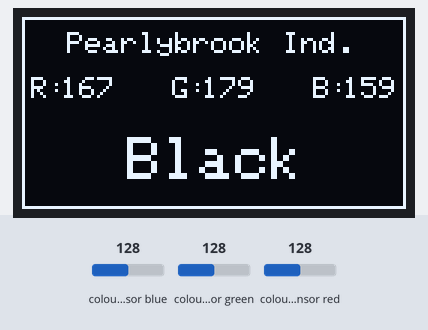
The program below on a simulated ESP32. On the bench: 128×64 one-colour display. Wiring (inferred from the names in the program): TCS3200 colour sensor: output GPIO 32; S2 GPIO 15; S3 GPIO 33. The test bench sets the inputs (shaded band); at power-on: colour sensor blue 128, colour sensor green 128, colour sensor red 128. What the program prints to the serial monitor is not drawn.

Above: at 5.8 s.
5.9 s: colour sensor blue set to 191
At 6.5 s:
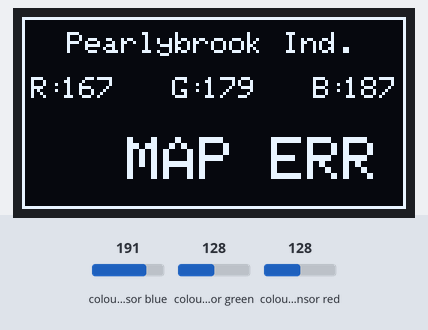
7.5 s: colour sensor green set to 5
At 8.9 s:
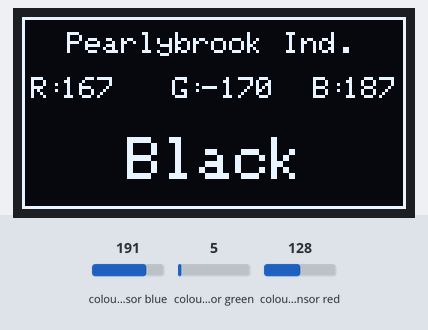
9.2 s: colour sensor green set to 128
At 9.3 s:
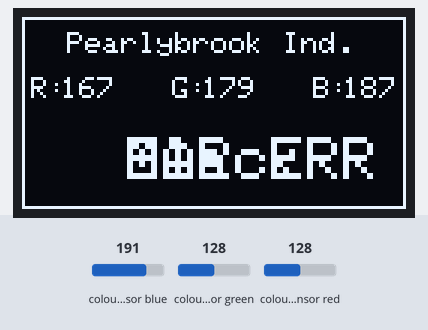
10.8 s: colour sensor red set to 5
At 12.0 s:
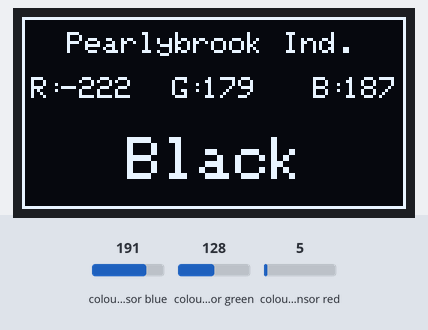
12.3 s: colour sensor red set to 191
At 13.5 s:
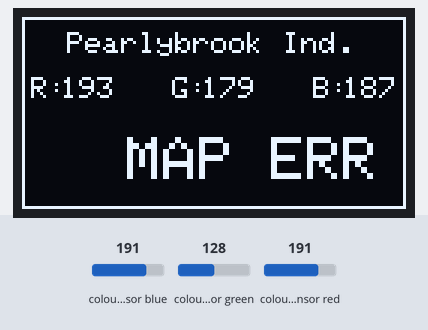
13.8 s: colour sensor blue set to 5
At 13.96 s:
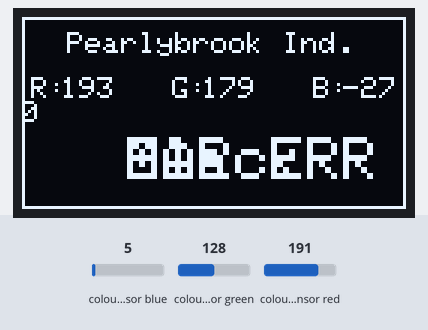
Timing chart, 0 to 16.5 s (numbered marks = the images above; inputs shaded):
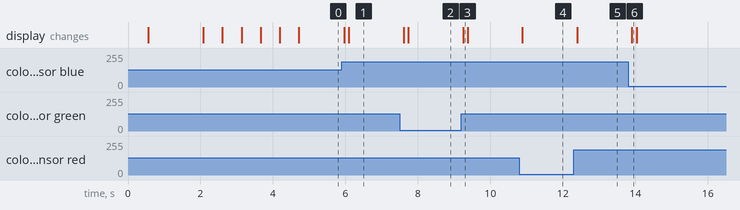

Measured:
- after the input at 5.9 s, the display: first changes after 0.07 s (image 1 shows a later state)
- after the input at 7.5 s, the display: first changes after 0.11 s (image 2 shows a later state)
- after the input at 9.2 s, the display: changes after 0.05 s (image 3)
- after the input at 10.8 s, the display: changes after 0.08 s (image 4)
- after the input at 12.3 s, the display: changes after 0.10 s (image 5)
- after the input at 13.8 s, the display: changes after 0.11 s (image 6)

The program:

main.cpp
```cpp
#include <Arduino.h>

// OLED display libraries
#include <Wire.h>
#include <Adafruit_GFX.h>
#include <Adafruit_SSD1306.h>

//------------------------------------------------------------------------------
// Function declarations
//------------------------------------------------------------------------------
void display_init();
void display_refresh();
int read_color_channel(uint8_t &color_index);
void write_color_to_display(uint8_t &color_index);
uint8_t map_color_vals();
void display_splash_screen();
//------------------------------------------------------------------------------


//------------------------------------------------------------------------------
// Color sensor
//------------------------------------------------------------------------------
// Pin mapping for the color sensor->Adafruit ESP32
// Frequency scaling pins.
//  Currently have these hardwired HIGH so they aren't necessary.
//#define S0 27
//#define S1 33
// Photodiode selection pins
#define S2 15
#define S3 33
#define color_sensor_in 32

// Mapping for different color logic paths.
//  Warning: Order is assumed elsewhere through direct mapping using integers
//    and should not be modified without significant code review.
enum COLOR_CHANNELS {
  RED =   0,
  GREEN = 1,
  BLUE =  2,
  CLEAR=  3
};

// Used to store the last reading for each color channel.
//  Intended use is for the enum COLOR_CHANNELS to be the access key.
int color_readings[4];

// Stores the minimum and maximum readings taken since last power on for each
//  color channel.
//  Note that these are raw values, direct from the sensor, and do not have any
//    mapping applied to them.
//  enum COLOR_CHANNELS form the columns and {MIN, MAX} form the rows.
int color_min_max_readings[4][2]{
  {32767, -32768},
  {32767, -32768},
  {32767, -32768},
  {32767, -32768}
};

// Photodiode selection pin logic values for each color channel.
//  Intended use is to use the enum COLOR_CHANNELS to access the row.
//  Read columns as output pins mapped to color sensor S2 and S3.
int color_read_pin_maps[4][2]{
  {LOW,   LOW},   // Red
  {HIGH,  HIGH},  // Green
  {LOW,   HIGH},  // Blue
  {HIGH,  LOW}    // Clear
};

// Min and max reading values used to map each  of the color channels to typical
//  RGB 0->255 values.
//  Format is [COLOR_CHANNELS::<COLOR>][{MIN, MAX}]
//  Note: these values are determined empirically, and for a cheap sensor like
//    the TCS2300 (w/o mountains of effort at least) these are nothing but a
//    vain attempt at real calibration.
//    To calibrate though use whatever power source the final circuit intends to
//      use, in lighting conditions similar to the use case environment, and
//      read in a few readings using known red, green, and blue colored objects
//      in front of the sensor. Note down the lowest and highest values, then
//      plug those two values in to this array.
//  Think the best reasonable result here is to find the absolute min/max values
//    possible and use those, that way the values mapped will never exceed the
//    [0,255] range.
//  Final values we chose the lowest/highest for each between the two tests.
int color_read_calib_vals[4][2]{
  {1, 111},
  {2, 125},
  {1, 101},
  {0, 255}
};

// Cursor locations for the color output lines on the OLED display.
//  These are mapped using starting location for each color segment, i.e. the
//    direct values are where the text denoting each color is placed.
//  Values are setup as [COLOR][{WIDTH,HEIGHT,OFFSET}] where:
//    WIDTH: is the X-axis cursor location.
//    HEIGHT: is the Y-axis cursor location.
//    OFFSET: additive offset, from WIDTH, to where the color data cursor is
//      located.
uint8_t color_cursor_locations[4][3]{
  {3,   20,   10},
  {50,  20,   10},
  {97,  20,   10},
  {0,   30,   10}
};

// Maximum number of characters allowed for the displaying of labels for the
//  RGBC channels on the OLED display.
//  Note that this must include N+1 for the null terminator.
#define COLOR_DISPLAY_TEXT_CHARS 3
char color_display_text[][3] = {
  "R:",
  "G:",
  "B:",
  "C:"
};
//------------------------------------------------------------------------------


//------------------------------------------------------------------------------
// Definitions
//------------------------------------------------------------------------------
// Number of RGB mapping values we have stored, this is used to link the lengths
//  of the RGB values array and the string mapping array.
#define RGB_VAL_MAPPING_LEN 6

// Max length of the display strings used to map RGB values to human readable
//  values, plus the null terminator.
#define RGB_DISPLAY_STR_MAX_LEN 6

// Used for mapping int's to output strings in the arrays that follow.
enum COLOR_STR_MAP {
  RED_STR   = 0,
  GREEN_STR = 1,
  BLUE_STR  = 2,
  BLACK_STR = 3,
  WHITE_STR = 4,
  UNDEF_STR = 5
};

// RGB values for the nearest match color mapping.
//  Warning: this is index locked with the rgb string mapping array.
// TODO: with the inclusion of 'Undef' as an output string in the display map
//  array we've broken the index locking between this and that. We aren't
//  actively using this outside the depreciated Euclidean color mapping though
//  so not handling this yet.
uint8_t RGB_VALS[RGB_VAL_MAPPING_LEN][3]{
  {255,0,0},      // Red
  {128,0,128},    // Green
  {0,0,255},      // Blue
  {0,0,0},        // Black
  {255,255,255}   // White
};

// Display string mappings for the RGB value array.
//  Warning: this is index locked to the RGB values array.
char RGB_DISPLAY_MAP[RGB_VAL_MAPPING_LEN][RGB_DISPLAY_STR_MAX_LEN] = {
  "Red",
  "Green",
  "Blue",
  "Black",
  "White",
  "Undef"
};
//------------------------------------------------------------------------------


//------------------------------------------------------------------------------
// OLED Display
//------------------------------------------------------------------------------
#define OLED_WIDTH 128
#define OLED_HEIGHT 64

Adafruit_SSD1306 screen(OLED_WIDTH, OLED_HEIGHT, &Wire, -1);
//------------------------------------------------------------------------------


void setup() {
  // Color sensor communication pins setup
  //pinMode(S0, OUTPUT);
  //pinMode(S1, OUTPUT);
  pinMode(S2, OUTPUT);
  pinMode(S3, OUTPUT);
  pinMode(color_sensor_in, INPUT);

  /*
  // Setting frequency scaling to 20%
  // Note: this was necessary for downscaling the frequency values for the
  //  Arduino Nano, but the ESP32 doesn't need this scaled down.
  //  Since we don't need scaling, and these lines pulled high return 100% freq
  //    we've wired these pins direct HIGH instead of digital output pins.
  digitalWrite(S0, HIGH);
  digitalWrite(S1, LOW);
  */

  // Start serial communication
  Serial.begin(115200);

  // Delay to give Serial time to boot
  delay(500);

  Serial.println("Initializing OLED display...");
  // OLED Monitor bootup and failure check
  // TODO: should probably do something if this fails but it's unreportable if
  //  Serial isn't connected anyway so not worth the effort unless we add in a
  //  fault LED or something similar.
  if(!screen.begin(SSD1306_SWITCHCAPVCC, 0x3C)){
    Serial.println("OLED Monitor init failed...");
  }

  // Initialize the OLED monitor
  display_init();

  display_splash_screen();

  Serial.println("Initialization finished, starting main program loop...");
}

void loop() {
  // Refresh the OLED display to clear old data.
  display_refresh();

  // Read the color sensor for all 4 channels.
  for(uint8_t color=0; color<3; color++){
      // Read the color.
      color_readings[color] = read_color_channel(color);

      // Write the color to the OLED display.
      write_color_to_display(color);
  }

  // Update OLED display
  screen.display();

  /*
  // Data for manual calibration setting.
  Serial.println("------------------------------");
  Serial.print("R-min: ");
  Serial.print(color_min_max_readings[COLOR_CHANNELS::RED][0]);
  Serial.print(" ");
  Serial.print("R-max: ");
  Serial.print(color_min_max_readings[COLOR_CHANNELS::RED][1]);
  Serial.println();

  Serial.print("G-min: ");
  Serial.print(color_min_max_readings[COLOR_CHANNELS::GREEN][0]);
  Serial.print(" ");
  Serial.print("G-max: ");
  Serial.print(color_min_max_readings[COLOR_CHANNELS::GREEN][1]);
  Serial.println();

  Serial.print("B-min: ");
  Serial.print(color_min_max_readings[COLOR_CHANNELS::BLUE][0]);
  Serial.print(" ");
  Serial.print("B-max: ");
  Serial.print(color_min_max_readings[COLOR_CHANNELS::BLUE][1]);
  Serial.println();
  */

  delay(100);
}

// Handles any one-time OLED display initialization logic.
void display_init(){
  screen.clearDisplay();
  screen.setTextSize(1);
  screen.setTextColor(WHITE);

  return;
}

// Handles any static logic necessary when the OLED display needs to be
//  refreshed. Ex. static logos and text that persist between each program loop.
//  Intended use is to be called each program loop, before that loop's specific
//    data is written out to the display.
void display_refresh(){
  screen.clearDisplay();
  screen.setCursor(15, 5);
  screen.setTextSize(1);
  screen.println("Pearlybrook Ind.");
  screen.drawRect(0, 0, OLED_WIDTH, OLED_HEIGHT, 1);

  return;
}

// Takes a color index, mapped to enum COLOR_CHANNELS, and reads that channel,
//  performing any sanitization and mapping, and returns that value.
// Optional arg determines the number of readings to average together to produce
//  the actual returned reading value.
int read_color_channel(uint8_t &color_index){
  int ret_val = 0;

  // Set the color filter channel.
  digitalWrite(S2, color_read_pin_maps[color_index][0]);
  digitalWrite(S3, color_read_pin_maps[color_index][1]);

  // Read the color channel.
  ret_val = pulseIn(color_sensor_in, LOW);

  // TODO: on the first pass this could technically update both min and max
  //  values with the same reading. This shouldn't be an issue but if it is just
  //  remove the else and run each check on each loop.
  // Check for localized min/max reading and update the storage array if so.
  //  Note: currently this is only used to display to the programmer the local
  //    extrema of TCS raw readings for manual calibration purposes.
  if(ret_val < color_min_max_readings[color_index][0]){
    // Set new minimum.
    color_min_max_readings[color_index][0] = ret_val;
  }
  else if (ret_val > color_min_max_readings[color_index][1]){
    // Set new maximum.
    color_min_max_readings[color_index][1] = ret_val;
  }

  // Map values to a typical RGB 0-255 format.
  //  Note the reversal of min/max in the second pair of params is intentional
  //    as the raw TCS2300 output is reversed from RGB value expectations.
  ret_val = map(
    ret_val,
    color_read_calib_vals[color_index][0],
    color_read_calib_vals[color_index][1],
    255,
    0
  );

  return ret_val;
}

// Takes a color index, mapped to enum COLOR_CHANNELS, and displays that
//  channel's static and variable output data in the OLED display.
void write_color_to_display(uint8_t &color_index){
  screen.setTextSize(1);

  // Set cursor and write static color label text.
  screen.setCursor(
    color_cursor_locations[color_index][0],
    color_cursor_locations[color_index][1]
  );
  screen.print(color_display_text[color_index]);

  // Set cursor and write the color reading value.
  screen.setCursor(
    color_cursor_locations[color_index][0] +
      color_cursor_locations[color_index][2],
    color_cursor_locations[color_index][1]
  );
  screen.print(color_readings[color_index]);

  // Map the values to a human readable format and print to display.
  uint8_t map_val = map_color_vals();

  // TODO: need to define this color string readout cursor location as a
  //  constant like we do for the other UI elements.
  screen.setCursor(35, 40);
  screen.setTextSize(2);

  // Write the human readable mapped RGB color value to the OLED screen.
  if(map_val < RGB_VAL_MAPPING_LEN)
    screen.print(RGB_DISPLAY_MAP[COLOR_STR_MAP::BLACK_STR]);
  else
    screen.print("MAP ERR");

  return;
}

// Helper function that reads the current values in the global color reading
//  storage array and maps them to an index that can be used to lookup the
//  corresponding closest color string.
// Returns the index of the closest color match, mapping to the constant display
//  string map.
//  Returns 255 on error.
uint8_t map_color_vals(){
  //    Testing for outliers (Grubb's test or ESD (extreme studentized deviate))
  //      Z = ABS(mean - value) / SD
  //        Where SD is standard deviation(?)
  //        Max value of Z can be computed with (N - 1) / SQR(N).
  //          In our case of N = 3 Zmax = 1.155
  //      SD = SQR((1 / N) * SUM((Ni - MEAN)^2))
  //        Explained:
  //          Find MEAN (just an average of set N).
  //          For each value in set N, indexed by i:
  //            Subtract the mean, square the result.
  //          Divide the total summation by N to get the mean of the differences
  //          Take the square root of the result to get the standard deviation.

  // +- value determining spread of values that indicate the read color is
  //  either black or white (closest match of the 5 alloted colors we have
  //  mapped).
  // Note that this value is radial, meaning full deviation range can be twice
  //  this value.
  // To determine an appropriate value here we need to finalize our test samples
  //  test each, find the smallest deviation between the RGB tests and the
  //  readings, i.e. for each color tested figure out what the smallest range
  //  between the positive RGB color reading is and the negative RGB colors then
  //  that value, minus some tolerance, is this value.
  //  Ex. Red paper: RGB reads 255,200,200.
  //      Grn paper: RGB reads 200,245,200.
  //      Blu paper: RGB reads 200,200,235.
  //        Blue's 235 is the smallest difference between the red and green for
  //          its reading, so our b/w threshold determiner is 35.
  uint8_t wb_deviation = 8;

  // Threshold for determining whether a positive black/white reading is either
  //  black or white.
  //  Note that we are currently defining this as a multiplicative value for
  //    ease of transcription.
  //    i.e. if each channel returns a value greater than N, where N * 3 = deter
  //      then we assume white, else black.
  uint16_t wb_determine = 220 * 3;

  bool red_in_bw_rng = false;
  bool grn_in_bw_rng = false;
  bool blu_in_bw_rng = false;

  // TODO: think we're currently using the mapped values for calculations here,
  //  this shouldn't be an issue, but it can throw off some of the calibration
  //  values we use (like wb_deviation values) when we modify the mapping HI/LOW
  //  values. Should instead use the raw values, this however does come at the
  //  cost of inverting the logic, since the mapping is moving the raw from
  //  0=white to 255=white.

  // Determine if each color channel's reading is within deviation range for
  //  eiter black or white.
  if(
    abs(color_readings[0] - color_readings[1]) < wb_deviation &&
    abs(color_readings[0] - color_readings[2]) < wb_deviation
  ){
    red_in_bw_rng = true;
  }
  if(
    abs(color_readings[1] - color_readings[0]) < wb_deviation &&
    abs(color_readings[1] - color_readings[2]) < wb_deviation
  ){
    grn_in_bw_rng = true;
  }
  if(
    abs(color_readings[2] - color_readings[0]) < wb_deviation &&
    abs(color_readings[2] - color_readings[1]) < wb_deviation
  ){
    blu_in_bw_rng = true;
  }

  // If color is in range of black or white determine which of the two it is.
  if(red_in_bw_rng && grn_in_bw_rng && blu_in_bw_rng){
    if(color_readings[0] + color_readings[1] + color_readings[2] > wb_determine)
      return COLOR_STR_MAP::WHITE_STR;
    else
      return COLOR_STR_MAP::BLACK_STR;
  }

  // Color readings do not indicate black or white, so we need to find which of
  //  the other three possible colors it is.
  //  To do so we use an outlier test, assuming a single outlier on a color
  //    channel is the positive color. This works only with a very limited set
  //    of primary colors, i.e. any mixed colors will throw this off
  //    significantly and we'd need to go back to something like Euclidean
  //    distance for mapping the RGB values to strings instead.
  double avg = (color_readings[0] + color_readings[1] + color_readings[2]) / 3;
  double std_dev =
    sqrt(
      (
        pow(color_readings[0] - avg, 2) +
        pow(color_readings[1] - avg, 2) +
        pow(color_readings[2] - avg, 2)
      )
      / 3
    );

  // Compute the actual Grubb's outlier value for each channel.
  double red_outlier = abs(avg - color_readings[0]) / std_dev;
  double grn_outlier = abs(avg - color_readings[1]) / std_dev;
  double blu_outlier = abs(avg - color_readings[2]) / std_dev;

  // Return the highest outlier found as the color mapping.
  // Nested if statement checks for the edge case where the outlier is in the
  //  negative direction (i.e. below the other two readings). This doesn't
  //  indicate a positive for that color but rather a negative for any color we
  //  have mapped, so we return the undefined condition signifier.
  if(red_outlier > grn_outlier && red_outlier > blu_outlier){
    if(color_readings[0] < color_readings[1] ||
       color_readings[0] < color_readings[1])
        return COLOR_STR_MAP::UNDEF_STR;
    else
      return COLOR_STR_MAP::RED_STR;
  }

  if(grn_outlier > red_outlier && grn_outlier > blu_outlier){
    if(color_readings[1] < color_readings[0] ||
       color_readings[1] < color_readings[2])
        return COLOR_STR_MAP::UNDEF_STR;
    else
      return COLOR_STR_MAP::GREEN_STR;
  }

  if(blu_outlier > red_outlier && blu_outlier > grn_outlier){
    if(color_readings[2] < color_readings[0] ||
       color_readings[2] < color_readings[1])
        return COLOR_STR_MAP::UNDEF_STR;
    else
      return COLOR_STR_MAP::BLUE_STR;
  }

  // 255 is color mapping error code, if we reach this we haven't
  //  deterministically found a string to map the read in color to and couldn't
  //  determine that the color was just undefined.
  //  Note that with how simplistically we're determining color mappings here
  //    hitting this condition isn't atypical, just not ideal.
  return 255;

  /*
  // Method using the Euclidean distance formula.
  //  This method is much more verbose, but also much more dependent on clean
  //    input data, so it didn't work well.
  //  Keeping it here as a reference if any future development tries to take
  //    this further.
  //    Math.sqrt(
  //            Math.pow(targetRgb[0] - reading[0], 2) +
  //            Math.pow(targetRgb[1] - reading[1], 2) +
  //            Math.pow(targetRgb[2] - reading[2], 2)

  double min_dist = 99999;
  uint8_t min_dist_index = 255;

  for(uint8_t i=0; i<RGB_VAL_MAPPING_LEN; i++){
    // Using Euclidean distance formula to find closest color match.
    double dist = sqrt(
      pow(RGB_VALS[i][0] - color_readings[0], 2) +
      pow(RGB_VALS[i][1] - color_readings[1], 2) +
      pow(RGB_VALS[i][2] - color_readings[2], 2)
    );

    if(dist < min_dist){
      min_dist = dist;
      min_dist_index = i;
    }
  }

  return min_dist_index;
  */
}

// Helper function for displaying the boot-up splash screen.
void display_splash_screen(){
  // Delay, in ms, between each . displayed during the "Initializing..." display
  uint16_t init_dot_delay = 500;

  screen.setTextSize(2);

  screen.setCursor(30, 20);
  screen.print("Pearly");

  screen.setCursor(37, 40);
  screen.print("brook");
  screen.display();
  delay(1500);

  screen.clearDisplay();

  screen.setTextSize(1);
  screen.setCursor(30, 30);
  screen.print("Initializing");
  screen.display();
  delay(init_dot_delay);
  screen.print(".");
  screen.display();
  delay(init_dot_delay);
  screen.print(".");
  screen.display();
  delay(init_dot_delay);
  screen.print(".");
  screen.display();
  delay(init_dot_delay);

  screen.clearDisplay();
  screen.setCursor(40, 30);
  screen.print("Welcome");
  screen.display();
  delay(500);

  return;
}
```
